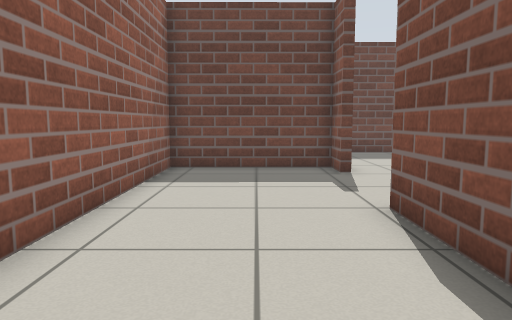
[1] (above)

21 first-person views from a walk through a robot-simulator world made for Gazebo. The camera is 0.72 m above the floor, tilts 6° down and sees 70° across. The floor is counted in squares, 0.5 m on a side. Each view is taken from the middle of a square. On the plan, view 1 faces up. The plan holds only what a view shows up to about 16 squares ahead; the rest is blank. The place goes on beyond the plan.

[2]
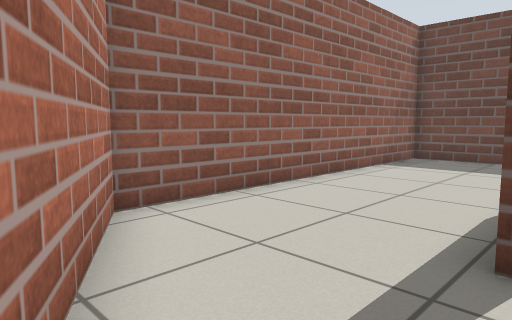

[3]
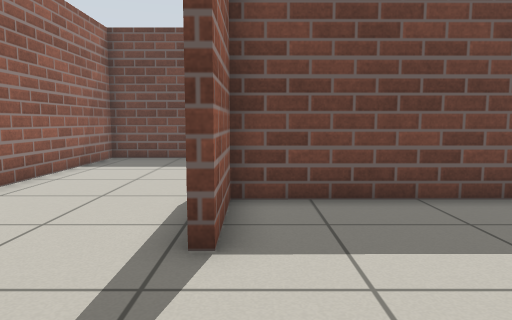

[4]
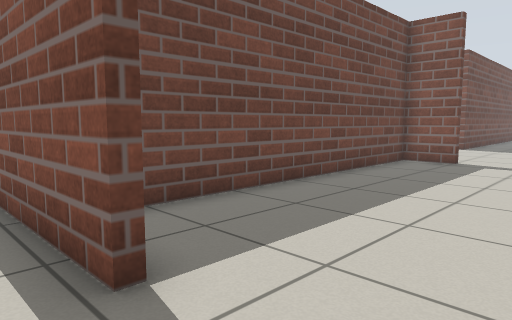

[5]
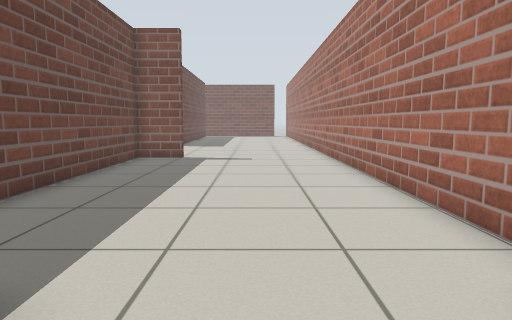

[6]
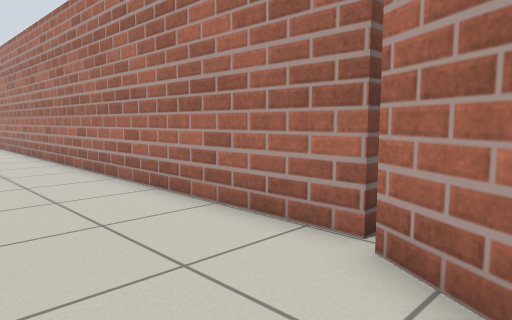

[7]
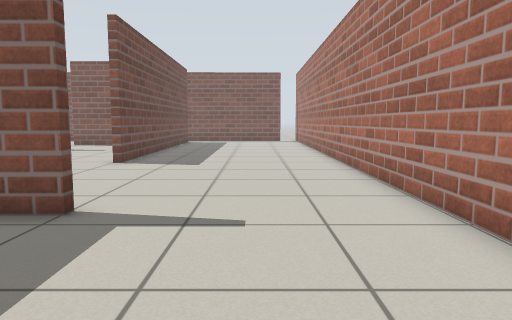

[8]
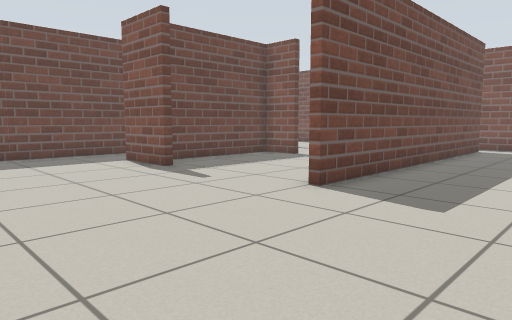

[9]
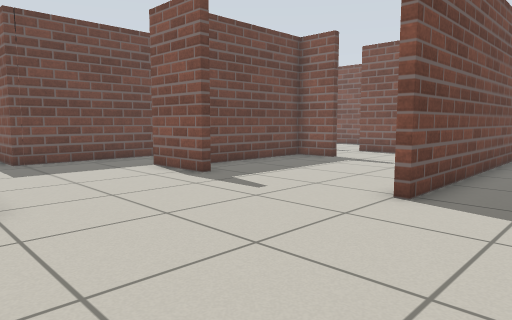

[10]
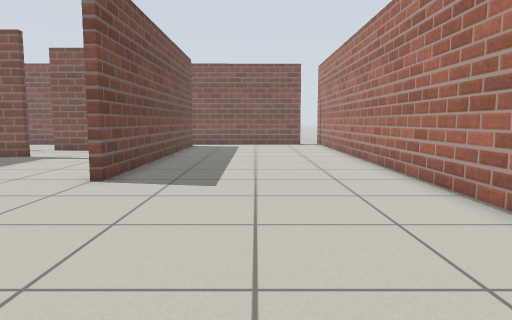

[11]
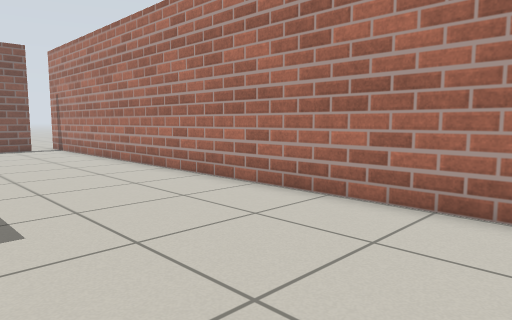

[12]
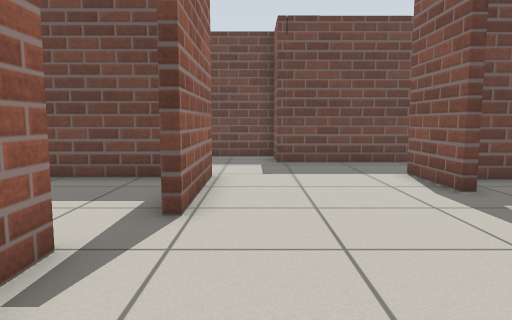

[13]
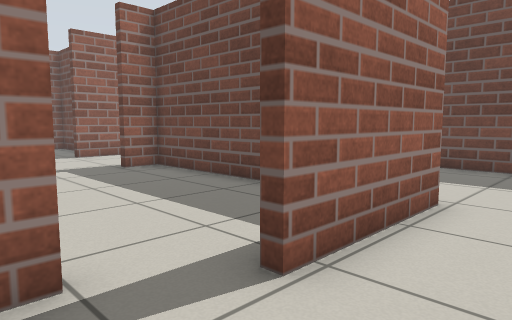

[14]
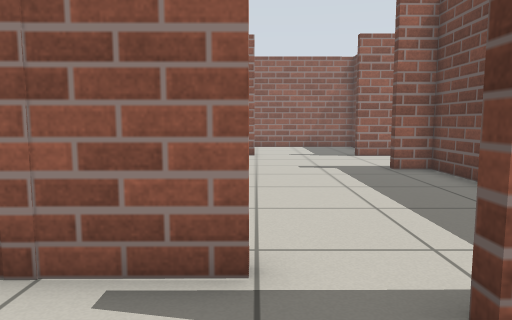

[15]
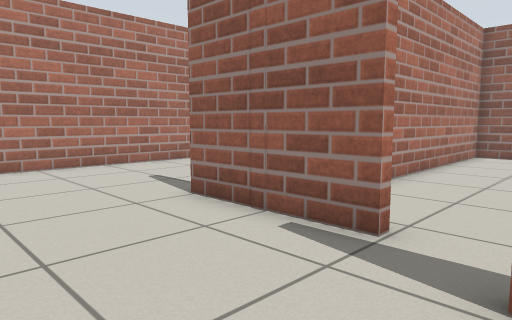

[16]
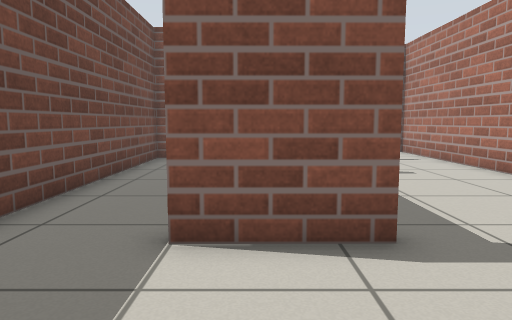

[17]
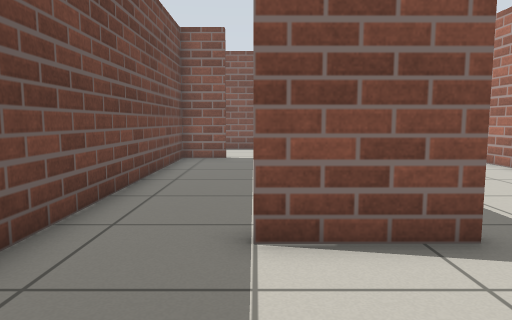

[18]
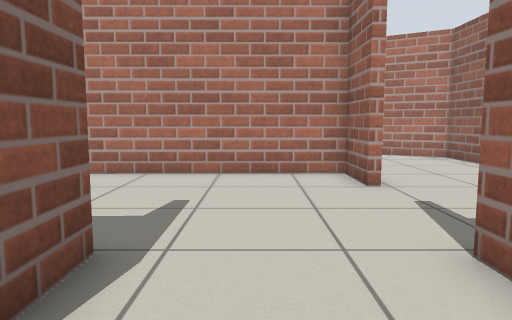

[19]
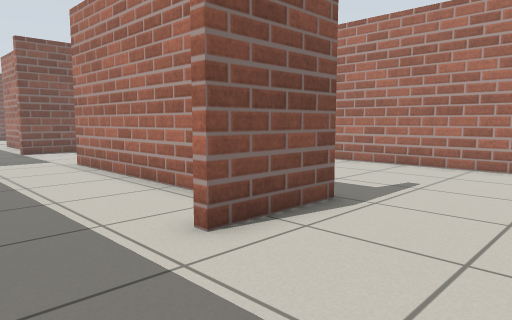

[20]
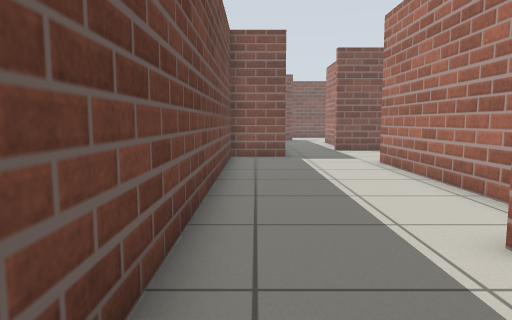

[21]
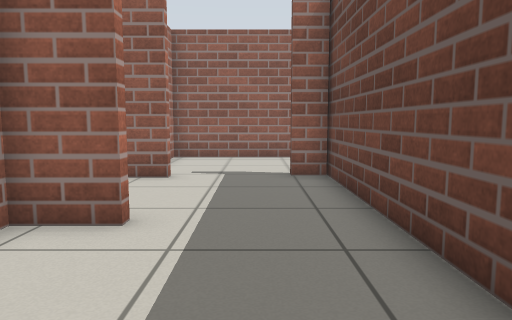

### Floor plan
Ten units are one square. View 1 is at (0, 0); x grows to the right and y downward. Boxes are objects, and circles mark ways between rooms. Rooms are numbered by the first view taken in them; rooms with no view inside come last. Other rooms are left out.
<svg viewBox="-32 -175 333 220">
<path fill="none" stroke="#000" d="M22 -9 22 -61M27 -102 24 -102 24 -114 -27 -114 -26 6 1 21M145 -19 145 -37 25 -36 25 -9M31 40 156 40M1 21 29 37M268 -41 296 -41M212 -93 212 -120M277 -92 277 -110 224 -109M296 -38 217 -37M148 -60 148 -19M158 -116 159 -74M156 40 295 40M296 -149 177 -148M91 -116 158 -116M68 -103 67 -131 71 -131 71 -116M23 -127 27 -127 27 -102M24 -169 25 -159M177 -148 177 -170 20 -169M-27 -155 -27 -117 -20 -117M146 -113 71 -113 71 -103 68 -103M25 -61 25 -39 108 -40"/>
<circle cx="5" cy="5" r="3" fill="#2a7"/>
<circle cx="25" cy="-85" r="3" fill="#2a7"/>
<circle cx="145" cy="10" r="3" fill="#2a7"/>
<circle cx="165" cy="-135" r="3" fill="#2a7"/>
<circle cx="145" cy="-70" r="3" fill="#2a7"/>
<circle cx="50" cy="-115" r="3" fill="#2a7"/>
<text x="0" y="-50">1</text>
<text x="90" y="0">2</text>
<text x="230" y="-50">3</text>
<text x="80" y="-140">4</text>
<text x="90" y="-80">5</text>
</svg>
Room 1 opens to room 2. Room 1 opens to room 5. Room 2 opens to room 3. Room 3 opens to room 4. Room 3 opens to room 5. Room 4 opens to room 5.

Where each view was taken, in squares from view 1:
view 1: 0 up, 0 right, facing up
view 2: 3 down, 3 right, facing up-left
view 3: 3 down, 3 right, facing up
view 4: 2 down, 1 right, facing up-right
view 5: 1 down, 0 right, facing right
view 6: 0 up, 1 right, facing down-right
view 7: 1 down, 9 right, facing right
view 8: 1 down, 15 right, facing up-right
view 9: 1 up, 15 right, facing up-right
view 10: 0 up, 13 right, facing right
view 11: 2 up, 16 right, facing down-right
view 12: 2 up, 17 right, facing up
view 13: 5 up, 18 right, facing up-left
view 14: 6 up, 18 right, facing left
view 15: 8 up, 19 right, facing down-left
view 16: 11 up, 17 right, facing right
view 17: 12 up, 17 right, facing right
view 18: 14 up, 5 right, facing down
view 19: 16 up, 3 right, facing down-right
view 20: 16 up, 3 right, facing right
view 21: 15 up, 12 right, facing left
